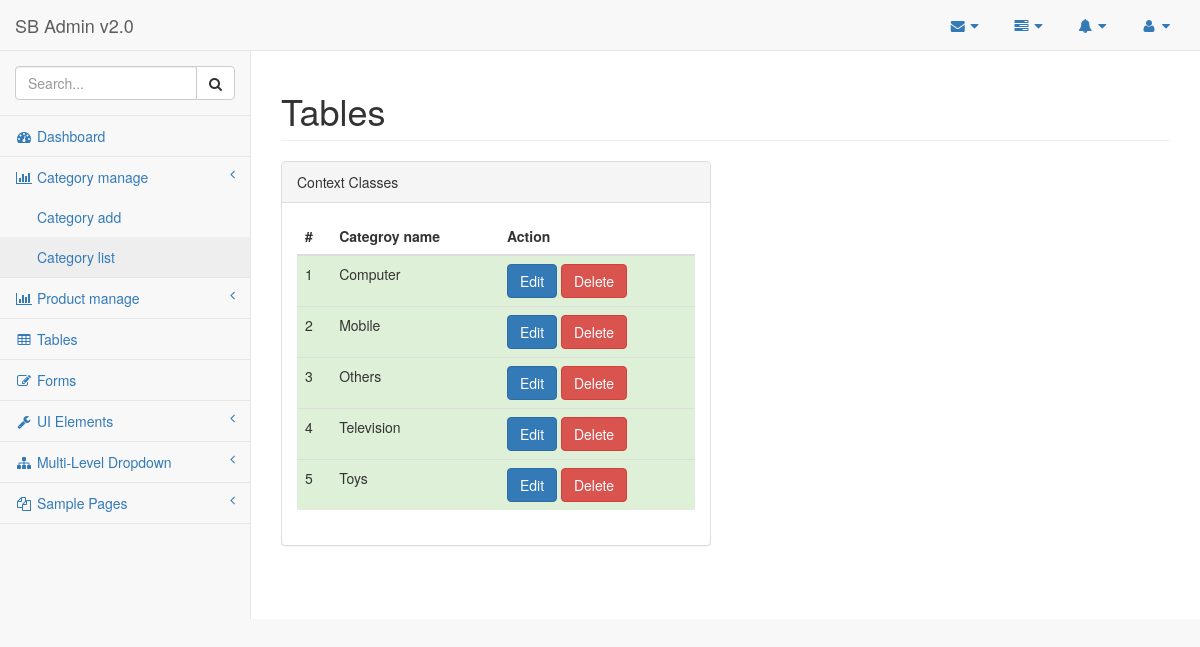
Page /backend/pages/category_list.php on the committed database.
### tables this page shows
CREATE TABLE `categories` (
  `catid` int(11) NOT NULL,
  `category_name` varchar(50) NOT NULL
);

### backend/pages/category_list.php (the view, shortened to what this page needs)
<?php
require('connect.php');
 ?>
<!DOCTYPE html>
<html lang="en">
<head>
    <link href="../vendor/bootstrap/css/bootstrap.min.css" rel="stylesheet">
    <link href="../vendor/metisMenu/metisMenu.min.css" rel="stylesheet">
    <link href="../vendor/datatables-plugins/dataTables.bootstrap.css" rel="stylesheet">
    <link href="../vendor/datatables-responsive/dataTables.responsive.css" rel="stylesheet">
    <link href="../dist/css/sb-admin-2.css" rel="stylesheet">
    <link href="../vendor/font-awesome/css/font-awesome.min.css" rel="stylesheet" type="text/css">
</head>
<body>
    <div id="wrapper">
        <?php include('navbar.php'); ?>
        <div id="page-wrapper">
            <div class="row">
                <div class="col-lg-12">
                    <h1 class="page-header">Tables</h1>
                </div>
            </div>
            <div class="row">
                <div class="col-lg-6">
                    <div class="panel panel-default">
                        <div class="panel-heading">
                            Context Classes
                        </div>
                        <div class="panel-body">
                            <div class="table-responsive" id="category_all">
                                <?php
                                $sql = "SELECT * FROM categories ORDER BY category_name";
                                $res = mysqli_query($con, $sql);
                                $nums = mysqli_num_rows($res);
                                if($nums >0)
                                {
                                    ?>
                                    <table class="table">
                                    <thead>
                                        <tr>
                                            <th>#</th>
                                            <th>Categroy name</th>
                                            <th>Action</th>
                                        </tr>
                                    </thead>
                                    <tbody>
                                        <?php
                                        $i = 1;
                                        while ($row = mysqli_fetch_assoc($res)) {
                                            ?>
                                             <tr class="success">
                                                <td><?php echo $i; ?></td>
                                                <td><?php echo $row['category_name']; ?></td>
                                                <td>
                                                    <a class="btn btn-primary" href="category_edit.php?catid=<?php echo $row['catid']; ?>">Edit</a>
                                                    <a class="btn btn-danger" onclick="confirm_category_delete(<?php echo $row['catid']; ?>)">Delete</a>
                                                </td>
                                            </tr>
                                            <?php
                                            $i++;
                                        }
                                        ?>
                                    </tbody>
                                </table>
                                    <?php
                                }
                                else
                                {
                                    echo "No record found";
                                }
                                ?>
                            </div>
                        </div>
                    </div>
                </div>
            </div>
        </div>
    </div>
</body>
</html>

### rows in the picture
categories: category_name "Computer"
categories: category_name "Mobile"
categories: category_name "Others"
categories: category_name "Television"
categories: category_name "Toys"
